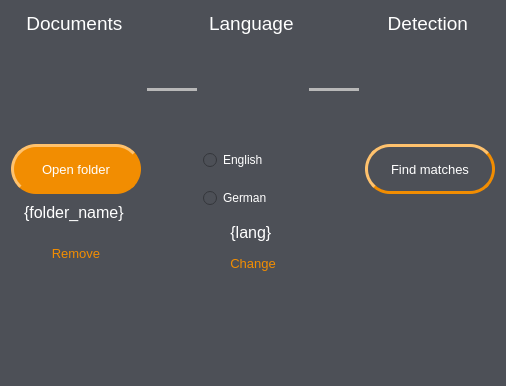
<?xml version="1.0" encoding="UTF-8"?>
<ui version="4.0">
    <class>configure_widget</class>
    <widget class="QWidget" name="configure_widget">
        <property name="geometry">
            <rect>
                <x>0</x>
                <y>0</y>
                <width>506</width>
                <height>386</height>
            </rect>
        </property>
        <property name="styleSheet">
            <string notr="true">background-color: rgb(77, 80, 87);</string>
        </property>
        <layout class="QGridLayout" name="gridLayout_2">
            <item row="1" column="3">
                <widget class="Line" name="lang_detect_line">
                    <property name="sizePolicy">
                        <sizepolicy hsizetype="Expanding" vsizetype="Fixed">
                            <horstretch>0</horstretch>
                            <verstretch>0</verstretch>
                        </sizepolicy>
                    </property>
                    <property name="minimumSize">
                        <size>
                            <width>50</width>
                            <height>0</height>
                        </size>
                    </property>
                    <property name="lineWidth">
                        <number>0</number>
                    </property>
                    <property name="midLineWidth">
                        <number>5</number>
                    </property>
                    <property name="orientation">
                        <enum>Qt::Horizontal</enum>
                    </property>
                </widget>
            </item>
            <item row="2" column="4" alignment="Qt::AlignHCenter|Qt::AlignTop">
                <widget class="QPushButton" name="detect_button">
                    <property name="enabled">
                        <bool>false</bool>
                    </property>
                    <property name="sizePolicy">
                        <sizepolicy hsizetype="Fixed" vsizetype="Fixed">
                            <horstretch>0</horstretch>
                            <verstretch>0</verstretch>
                        </sizepolicy>
                    </property>
                    <property name="minimumSize">
                        <size>
                            <width>130</width>
                            <height>50</height>
                        </size>
                    </property>
                    <property name="maximumSize">
                        <size>
                            <width>130</width>
                            <height>50</height>
                        </size>
                    </property>
                    <property name="font">
                        <font>
                            <pointsize>10</pointsize>
                        </font>
                    </property>
                    <property name="styleSheet">
                        <string notr="true">QPushButton {
                            border-radius: 25px;
                            border: 3px solid rgb(242, 141, 1);
                            border-style: outset;
                            color: rgb(255, 255, 255);
                            }

                            :enabled {
                            background-color: rgb(242, 141, 1);
                            }

                            :hover{
                            background-color: #b56900;
                            border-color: #b56900;
                            }

                            :pressed {
                            border-style: inset;
                            }
                        </string>
                    </property>
                    <property name="text">
                        <string>Find matches</string>
                    </property>
                    <property name="icon">
                        <iconset resource="resources.qrc">
                            <normaloff>:/search_white.png</normaloff>:/search_white.png
                        </iconset>
                    </property>
                    <property name="autoDefault">
                        <bool>false</bool>
                    </property>
                    <property name="default">
                        <bool>false</bool>
                    </property>
                </widget>
            </item>
            <item row="0" column="2" alignment="Qt::AlignBottom">
                <widget class="QLabel" name="lang_label">
                    <property name="sizePolicy">
                        <sizepolicy hsizetype="Minimum" vsizetype="Minimum">
                            <horstretch>0</horstretch>
                            <verstretch>0</verstretch>
                        </sizepolicy>
                    </property>
                    <property name="minimumSize">
                        <size>
                            <width>90</width>
                            <height>25</height>
                        </size>
                    </property>
                    <property name="text">
                        <string>&lt;html&gt;&lt;head/&gt;&lt;body&gt;&lt;p align=&quot;center&quot;&gt;&lt;span
                            style=&quot; font-size:14pt; color:#ffffff;&quot;&gt;Language&lt;/span&gt;&lt;/p&gt;&lt;/body&gt;&lt;/html&gt;
                        </string>
                    </property>
                </widget>
            </item>
            <item row="1" column="4" alignment="Qt::AlignHCenter|Qt::AlignTop">
                <widget class="QLabel" name="detect_icon">
                    <property name="sizePolicy">
                        <sizepolicy hsizetype="Fixed" vsizetype="Fixed">
                            <horstretch>0</horstretch>
                            <verstretch>0</verstretch>
                        </sizepolicy>
                    </property>
                    <property name="minimumSize">
                        <size>
                            <width>96</width>
                            <height>96</height>
                        </size>
                    </property>
                    <property name="maximumSize">
                        <size>
                            <width>96</width>
                            <height>96</height>
                        </size>
                    </property>
                    <property name="text">
                        <string>&lt;html&gt;&lt;head/&gt;&lt;body&gt;&lt;p align=&quot;center&quot;&gt;&lt;img
                            src=&quot;:/plagiarism_white.png&quot;/&gt;&lt;/p&gt;&lt;/body&gt;&lt;/html&gt;
                        </string>
                    </property>
                </widget>
            </item>
            <item row="2" column="1">
                <spacer name="open_lang_spacer">
                    <property name="orientation">
                        <enum>Qt::Horizontal</enum>
                    </property>
                    <property name="sizeType">
                        <enum>QSizePolicy::Expanding</enum>
                    </property>
                    <property name="sizeHint" stdset="0">
                        <size>
                            <width>40</width>
                            <height>20</height>
                        </size>
                    </property>
                </spacer>
            </item>
            <item row="1" column="1">
                <widget class="Line" name="docs_lang_line">
                    <property name="sizePolicy">
                        <sizepolicy hsizetype="Expanding" vsizetype="Fixed">
                            <horstretch>0</horstretch>
                            <verstretch>0</verstretch>
                        </sizepolicy>
                    </property>
                    <property name="minimumSize">
                        <size>
                            <width>50</width>
                            <height>0</height>
                        </size>
                    </property>
                    <property name="lineWidth">
                        <number>0</number>
                    </property>
                    <property name="midLineWidth">
                        <number>5</number>
                    </property>
                    <property name="orientation">
                        <enum>Qt::Horizontal</enum>
                    </property>
                </widget>
            </item>
            <item row="1" column="2" alignment="Qt::AlignTop">
                <widget class="QLabel" name="lang_icon">
                    <property name="sizePolicy">
                        <sizepolicy hsizetype="Fixed" vsizetype="Fixed">
                            <horstretch>0</horstretch>
                            <verstretch>0</verstretch>
                        </sizepolicy>
                    </property>
                    <property name="minimumSize">
                        <size>
                            <width>96</width>
                            <height>96</height>
                        </size>
                    </property>
                    <property name="maximumSize">
                        <size>
                            <width>96</width>
                            <height>96</height>
                        </size>
                    </property>
                    <property name="text">
                        <string>&lt;html&gt;&lt;head/&gt;&lt;body&gt;&lt;p align=&quot;center&quot;&gt;&lt;img
                            src=&quot;:/lang_white.png&quot;/&gt;&lt;/p&gt;&lt;/body&gt;&lt;/html&gt;
                        </string>
                    </property>
                </widget>
            </item>
            <item row="0" column="4" alignment="Qt::AlignHCenter|Qt::AlignBottom">
                <widget class="QLabel" name="detect_label">
                    <property name="sizePolicy">
                        <sizepolicy hsizetype="Minimum" vsizetype="Minimum">
                            <horstretch>0</horstretch>
                            <verstretch>0</verstretch>
                        </sizepolicy>
                    </property>
                    <property name="minimumSize">
                        <size>
                            <width>85</width>
                            <height>25</height>
                        </size>
                    </property>
                    <property name="text">
                        <string>&lt;html&gt;&lt;head/&gt;&lt;body&gt;&lt;p align=&quot;center&quot;&gt;&lt;span
                            style=&quot; font-size:14pt; color:#ffffff;&quot;&gt;Detection&lt;/span&gt;&lt;/p&gt;&lt;/body&gt;&lt;/html&gt;
                        </string>
                    </property>
                </widget>
            </item>
            <item row="2" column="3">
                <spacer name="lang_detect_spacer">
                    <property name="orientation">
                        <enum>Qt::Horizontal</enum>
                    </property>
                    <property name="sizeType">
                        <enum>QSizePolicy::Preferred</enum>
                    </property>
                    <property name="sizeHint" stdset="0">
                        <size>
                            <width>40</width>
                            <height>20</height>
                        </size>
                    </property>
                </spacer>
            </item>
            <item row="1" column="0" alignment="Qt::AlignHCenter|Qt::AlignTop">
                <widget class="QLabel" name="docs_icon">
                    <property name="sizePolicy">
                        <sizepolicy hsizetype="Fixed" vsizetype="Fixed">
                            <horstretch>0</horstretch>
                            <verstretch>0</verstretch>
                        </sizepolicy>
                    </property>
                    <property name="minimumSize">
                        <size>
                            <width>96</width>
                            <height>96</height>
                        </size>
                    </property>
                    <property name="maximumSize">
                        <size>
                            <width>96</width>
                            <height>96</height>
                        </size>
                    </property>
                    <property name="text">
                        <string>&lt;html&gt;&lt;head/&gt;&lt;body&gt;&lt;p align=&quot;center&quot;&gt;&lt;img
                            src=&quot;:/add_circle_white.png&quot;/&gt;&lt;/p&gt;&lt;/body&gt;&lt;/html&gt;
                        </string>
                    </property>
                </widget>
            </item>
            <item row="0" column="0" alignment="Qt::AlignHCenter|Qt::AlignBottom">
                <widget class="QLabel" name="docs_label">
                    <property name="sizePolicy">
                        <sizepolicy hsizetype="Minimum" vsizetype="Minimum">
                            <horstretch>0</horstretch>
                            <verstretch>0</verstretch>
                        </sizepolicy>
                    </property>
                    <property name="minimumSize">
                        <size>
                            <width>100</width>
                            <height>25</height>
                        </size>
                    </property>
                    <property name="text">
                        <string>&lt;html&gt;&lt;head/&gt;&lt;body&gt;&lt;p align=&quot;center&quot;&gt;&lt;span
                            style=&quot; font-size:14pt; color:#ffffff;&quot;&gt;Documents&lt;/span&gt;&lt;/p&gt;&lt;/body&gt;&lt;/html&gt;
                        </string>
                    </property>
                </widget>
            </item>
            <item row="2" column="2">
                <layout class="QVBoxLayout" name="sel_lang_layout">
                    <item alignment="Qt::AlignHCenter|Qt::AlignTop">
                        <widget class="QRadioButton" name="eng_radio">
                            <property name="enabled">
                                <bool>false</bool>
                            </property>
                            <property name="sizePolicy">
                                <sizepolicy hsizetype="Minimum" vsizetype="Minimum">
                                    <horstretch>0</horstretch>
                                    <verstretch>0</verstretch>
                                </sizepolicy>
                            </property>
                            <property name="minimumSize">
                                <size>
                                    <width>100</width>
                                    <height>32</height>
                                </size>
                            </property>
                            <property name="styleSheet">
                                <string notr="true">color: rgb(255, 255, 255);</string>
                            </property>
                            <property name="text">
                                <string>English</string>
                            </property>
                            <property name="icon">
                                <iconset resource="resources.qrc">
                                    <normaloff>:/uk_flag.png</normaloff>:/uk_flag.png
                                </iconset>
                            </property>
                            <property name="iconSize">
                                <size>
                                    <width>32</width>
                                    <height>32</height>
                                </size>
                            </property>
                        </widget>
                    </item>
                    <item alignment="Qt::AlignHCenter|Qt::AlignTop">
                        <widget class="QRadioButton" name="ger_radio">
                            <property name="enabled">
                                <bool>false</bool>
                            </property>
                            <property name="sizePolicy">
                                <sizepolicy hsizetype="Minimum" vsizetype="Minimum">
                                    <horstretch>0</horstretch>
                                    <verstretch>0</verstretch>
                                </sizepolicy>
                            </property>
                            <property name="minimumSize">
                                <size>
                                    <width>100</width>
                                    <height>32</height>
                                </size>
                            </property>
                            <property name="styleSheet">
                                <string notr="true">color: rgb(255, 255, 255);</string>
                            </property>
                            <property name="text">
                                <string>German</string>
                            </property>
                            <property name="icon">
                                <iconset resource="resources.qrc">
                                    <normaloff>:/ger_flag.png</normaloff>:/ger_flag.png
                                </iconset>
                            </property>
                            <property name="iconSize">
                                <size>
                                    <width>32</width>
                                    <height>32</height>
                                </size>
                            </property>
                        </widget>
                    </item>
                    <item alignment="Qt::AlignHCenter|Qt::AlignTop">
                        <widget class="QLabel" name="sel_lang_label">
                            <property name="sizePolicy">
                                <sizepolicy hsizetype="Minimum" vsizetype="Minimum">
                                    <horstretch>0</horstretch>
                                    <verstretch>0</verstretch>
                                </sizepolicy>
                            </property>
                            <property name="minimumSize">
                                <size>
                                    <width>0</width>
                                    <height>25</height>
                                </size>
                            </property>
                            <property name="text">
                                <string>&lt;html&gt;&lt;head/&gt;&lt;body&gt;&lt;p align=&quot;center&quot;&gt;&lt;span
                                    style=&quot; font-size:12pt; color:#ffffff;&quot;&gt;{lang}&lt;/span&gt;&lt;/p&gt;&lt;/body&gt;&lt;/html&gt;
                                </string>
                            </property>
                        </widget>
                    </item>
                    <item alignment="Qt::AlignHCenter|Qt::AlignTop">
                        <widget class="QPushButton" name="change_lang_button">
                            <property name="sizePolicy">
                                <sizepolicy hsizetype="Minimum" vsizetype="Minimum">
                                    <horstretch>0</horstretch>
                                    <verstretch>0</verstretch>
                                </sizepolicy>
                            </property>
                            <property name="minimumSize">
                                <size>
                                    <width>0</width>
                                    <height>25</height>
                                </size>
                            </property>
                            <property name="font">
                                <font>
                                    <pointsize>10</pointsize>
                                </font>
                            </property>
                            <property name="styleSheet">
                                <string notr="true">QPushButton {
                                    color: #f28d01;
                                    }

                                    :hover{
                                    color: #b56900;
                                    }
                                </string>
                            </property>
                            <property name="text">
                                <string>Change</string>
                            </property>
                            <property name="flat">
                                <bool>true</bool>
                            </property>
                        </widget>
                    </item>
                </layout>
            </item>
            <item row="2" column="0">
                <layout class="QVBoxLayout" name="folder_layout">
                    <item alignment="Qt::AlignHCenter|Qt::AlignTop">
                        <widget class="QPushButton" name="open_folder_button">
                            <property name="sizePolicy">
                                <sizepolicy hsizetype="Fixed" vsizetype="Fixed">
                                    <horstretch>0</horstretch>
                                    <verstretch>0</verstretch>
                                </sizepolicy>
                            </property>
                            <property name="minimumSize">
                                <size>
                                    <width>130</width>
                                    <height>50</height>
                                </size>
                            </property>
                            <property name="maximumSize">
                                <size>
                                    <width>130</width>
                                    <height>50</height>
                                </size>
                            </property>
                            <property name="font">
                                <font>
                                    <pointsize>10</pointsize>
                                </font>
                            </property>
                            <property name="styleSheet">
                                <string notr="true">QPushButton {
                                    border-radius: 25px;
                                    border: 3px solid rgb(242, 141, 1);
                                    border-style: outset;
                                    color: rgb(255, 255, 255);
                                    background-color: rgb(242, 141, 1);
                                    }

                                    :hover{
                                    background-color: #b56900;
                                    border-color: #b56900;
                                    }

                                    :pressed {
                                    border-style: inset;
                                    }
                                </string>
                            </property>
                            <property name="text">
                                <string>Open folder</string>
                            </property>
                            <property name="icon">
                                <iconset resource="resources.qrc">
                                    <normaloff>:/folder_open_white.png</normaloff>:/folder_open_white.png
                                </iconset>
                            </property>
                            <property name="autoDefault">
                                <bool>false</bool>
                            </property>
                            <property name="default">
                                <bool>false</bool>
                            </property>
                        </widget>
                    </item>
                    <item alignment="Qt::AlignHCenter|Qt::AlignTop">
                        <widget class="QLabel" name="folder_name_label">
                            <property name="sizePolicy">
                                <sizepolicy hsizetype="Minimum" vsizetype="Minimum">
                                    <horstretch>0</horstretch>
                                    <verstretch>0</verstretch>
                                </sizepolicy>
                            </property>
                            <property name="minimumSize">
                                <size>
                                    <width>0</width>
                                    <height>25</height>
                                </size>
                            </property>
                            <property name="text">
                                <string>&lt;html&gt;&lt;head/&gt;&lt;body&gt;&lt;p align=&quot;center&quot;&gt;&lt;span
                                    style=&quot; font-size:12pt; color:#ffffff;&quot;&gt;{folder_name}&lt;/span&gt;&lt;/p&gt;&lt;/body&gt;&lt;/html&gt;
                                </string>
                            </property>
                        </widget>
                    </item>
                    <item alignment="Qt::AlignHCenter|Qt::AlignTop">
                        <widget class="QPushButton" name="remove_folder_button">
                            <property name="sizePolicy">
                                <sizepolicy hsizetype="Minimum" vsizetype="Minimum">
                                    <horstretch>0</horstretch>
                                    <verstretch>0</verstretch>
                                </sizepolicy>
                            </property>
                            <property name="minimumSize">
                                <size>
                                    <width>0</width>
                                    <height>25</height>
                                </size>
                            </property>
                            <property name="font">
                                <font>
                                    <pointsize>10</pointsize>
                                </font>
                            </property>
                            <property name="styleSheet">
                                <string notr="true">QPushButton {
                                    color: #f28d01;
                                    }

                                    :hover{
                                    color: #b56900;
                                    }
                                </string>
                            </property>
                            <property name="text">
                                <string>Remove</string>
                            </property>
                            <property name="flat">
                                <bool>true</bool>
                            </property>
                        </widget>
                    </item>
                </layout>
            </item>
            <item row="3" column="2">
                <spacer name="verticalSpacer">
                    <property name="orientation">
                        <enum>Qt::Vertical</enum>
                    </property>
                    <property name="sizeHint" stdset="0">
                        <size>
                            <width>20</width>
                            <height>40</height>
                        </size>
                    </property>
                </spacer>
            </item>
        </layout>
    </widget>
    <resources>
        <include location="../res/resources.qrc"/>
    </resources>
    <connections/>
</ui>
